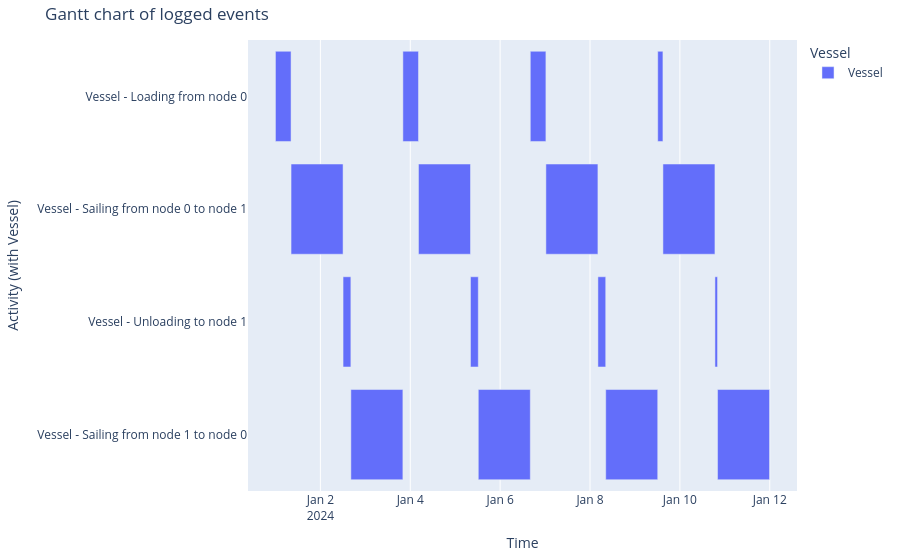

Write notebook code for a chart like this one.
### Code cell
generate_vessel_gantt_chart(df_eventtable)

### Figure 1 — Plotly figure (JSON) as saved in the notebook; plotly's stock layout.template omitted (floating-point values rounded to 4 significant figures)
{"data": [{"base": ["2024-01-01T00:00:00.000000000", "2024-01-01T08:20:00.000000000", "2024-01-02T12:06:40.000000000", "2024-01-02T16:16:40.000000000", "2024-01-03T20:03:20.000000000", "2024-01-04T04:23:20.000000000", "2024-01-05T08:10:00.000000000", "2024-01-05T12:20:00.000000000", "2024-01-06T16:06:40.000000000", "2024-01-07T00:26:40.000000000", "2024-01-08T04:13:20.000000000", "2024-01-08T08:23:20.000000000", "2024-01-09T12:10:00.000000000", "2024-01-09T14:56:40.000000000", "2024-01-10T18:43:20.000000000", "2024-01-10T20:06:40.000000000"], "hovertemplate": "object name=Vessel<br>start time=%{base}<br>stop time=%{x}<br>activity label=%{y}<extra></extra>", "legendgroup": "Vessel", "marker": {"color": "#636efa", "pattern": {"shape": ""}}, "name": "Vessel", "orientation": "h", "showlegend": true, "textposition": "auto", "type": "bar", "x": [30000000, 100000000, 15000000, 100000000, 30000000, 100000000, 15000000, 100000000, 30000000, 100000000, 15000000, 100000000, 10000000, 100000000, 5000000, 100000000], "xaxis": "x", "y": ["Vessel - Loading from node 0", "Vessel - Sailing from node 0 to node 1", "Vessel - Unloading to node 1", "Vessel - Sailing from node 1 to node 0", "Vessel - Loading from node 0", "Vessel - Sailing from node 0 to node 1", "Vessel - Unloading to node 1", "Vessel - Sailing from node 1 to node 0", "Vessel - Loading from node 0", "Vessel - Sailing from node 0 to node 1", "Vessel - Unloading to node 1", "Vessel - Sailing from node 1 to node 0", "Vessel - Loading from node 0", "Vessel - Sailing from node 0 to node 1", "Vessel - Unloading to node 1", "Vessel - Sailing from node 1 to node 0"], "yaxis": "y"}], "layout": {"barmode": "overlay", "legend": {"title": {"text": "Vessel"}, "tracegroupgap": 0}, "margin": {"b": 20, "l": 20, "r": 20, "t": 40}, "title": {"text": "Gantt chart of logged events"}, "xaxis": {"anchor": "y", "domain": [0, 1], "title": {"text": "Time"}, "type": "date"}, "yaxis": {"anchor": "x", "autorange": "reversed", "domain": [0, 1], "title": {"text": "Activity (with Vessel)"}}}}
